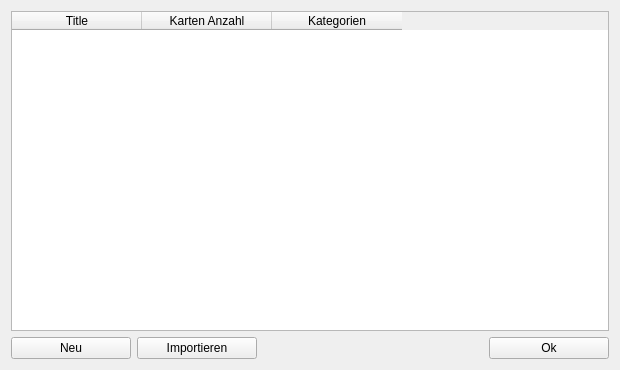
<?xml version="1.0" encoding="UTF-8"?>
<ui version="4.0">
 <class>MainWindow</class>
 <widget class="QMainWindow" name="MainWindow">
  <property name="geometry">
   <rect>
    <x>0</x>
    <y>0</y>
    <width>620</width>
    <height>370</height>
   </rect>
  </property>
  <property name="minimumSize">
   <size>
    <width>536</width>
    <height>138</height>
   </size>
  </property>
  <property name="windowTitle">
   <string>Neuland</string>
  </property>
  <property name="windowIcon">
   <iconset resource="../res/icons.qrc">
    <normaloff>:/icon/ui/icons/icon.png</normaloff>:/icon/ui/icons/icon.png</iconset>
  </property>
  <property name="locale">
   <locale language="German" country="Germany"/>
  </property>
  <property name="iconSize">
   <size>
    <width>512</width>
    <height>512</height>
   </size>
  </property>
  <property name="unifiedTitleAndToolBarOnMac">
   <bool>true</bool>
  </property>
  <widget class="QWidget" name="centralWidget">
   <layout class="QVBoxLayout" name="verticalLayout">
    <item>
     <widget class="QTableWidget" name="tableWidget">
      <property name="sortingEnabled">
       <bool>true</bool>
      </property>
      <attribute name="horizontalHeaderDefaultSectionSize">
       <number>130</number>
      </attribute>
      <column>
       <property name="text">
        <string>Title</string>
       </property>
      </column>
      <column>
       <property name="text">
        <string>Karten Anzahl</string>
       </property>
      </column>
      <column>
       <property name="text">
        <string>Kategorien</string>
       </property>
      </column>
     </widget>
    </item>
    <item>
     <layout class="QHBoxLayout" name="horizontalLayout">
      <item>
       <widget class="QPushButton" name="pushButton">
        <property name="minimumSize">
         <size>
          <width>120</width>
          <height>0</height>
         </size>
        </property>
        <property name="text">
         <string>Neu</string>
        </property>
       </widget>
      </item>
      <item>
       <widget class="QPushButton" name="pushButton_3">
        <property name="minimumSize">
         <size>
          <width>120</width>
          <height>0</height>
         </size>
        </property>
        <property name="text">
         <string>Importieren</string>
        </property>
       </widget>
      </item>
      <item>
       <spacer name="horizontalSpacer">
        <property name="orientation">
         <enum>Qt::Horizontal</enum>
        </property>
        <property name="sizeType">
         <enum>QSizePolicy::Expanding</enum>
        </property>
        <property name="sizeHint" stdset="0">
         <size>
          <width>30</width>
          <height>20</height>
         </size>
        </property>
       </spacer>
      </item>
      <item>
       <widget class="QPushButton" name="pushButton_2">
        <property name="minimumSize">
         <size>
          <width>120</width>
          <height>0</height>
         </size>
        </property>
        <property name="text">
         <string>Ok</string>
        </property>
       </widget>
      </item>
     </layout>
    </item>
   </layout>
  </widget>
 </widget>
 <layoutdefault spacing="6" margin="11"/>
 <resources>
  <include location="../res/icons.qrc"/>
 </resources>
 <connections/>
</ui>
